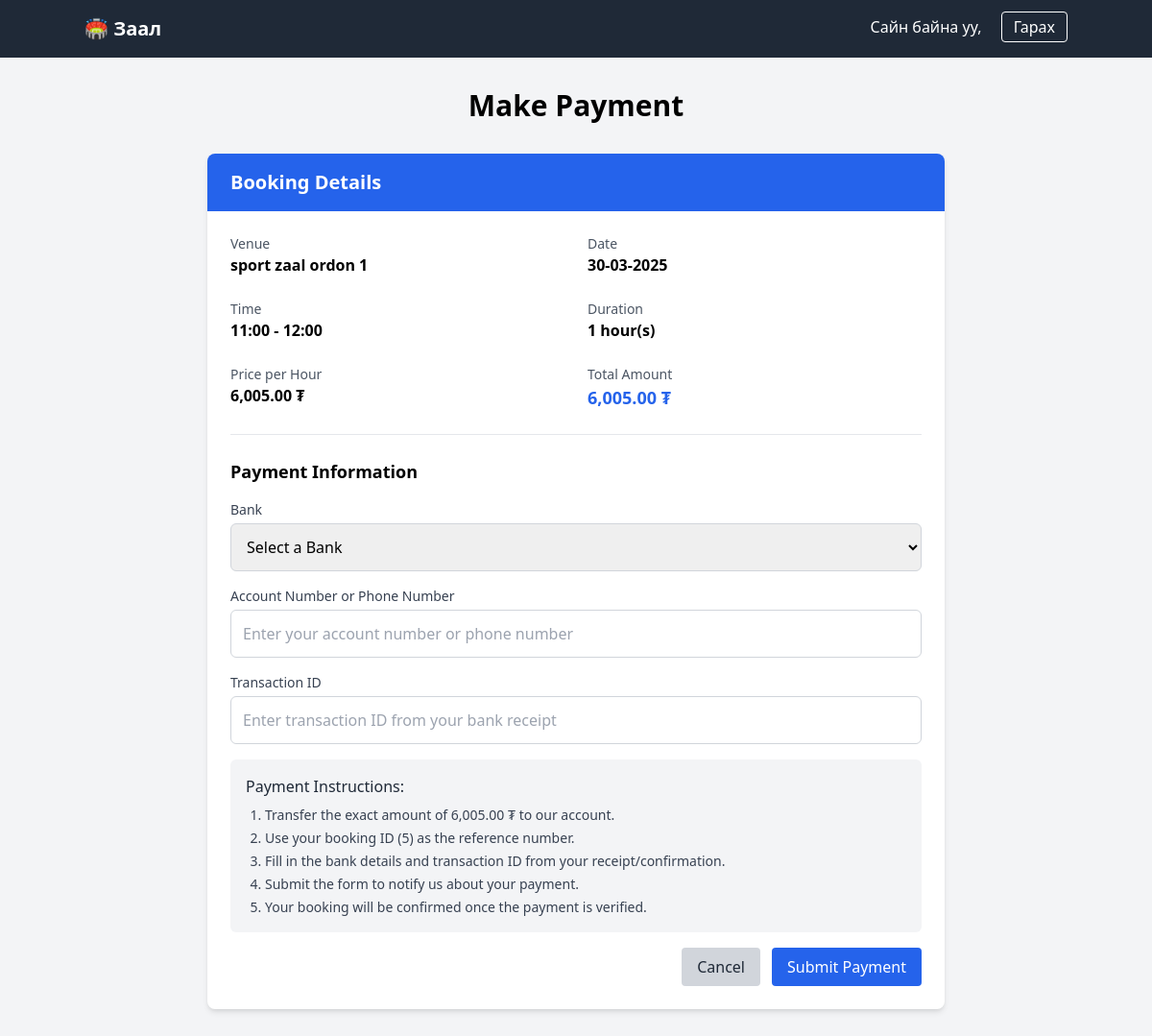
The app's page /make_payment.php?booking_id=5 (signed in) with its own data.
### tables this page shows
CREATE TABLE `booking` (
  `BookingID` int(11) NOT NULL,
  `UserID` int(11) DEFAULT NULL,
  `VenueID` int(11) DEFAULT NULL,
  `SlotID` int(11) DEFAULT NULL,
  `BookingDate` date NOT NULL,
  `Duration` int(11) NOT NULL,
  `Status` enum('Pending','Confirmed','Canceled') NOT NULL DEFAULT 'Pending'
);

CREATE TABLE `venue` (
  `VenueID` int(11) NOT NULL,
  `ManagerID` int(11) NOT NULL,
  `Name` varchar(100) NOT NULL,
  `Location` varchar(255) NOT NULL,
  `SportType` enum('Хөлбөмбөг','Сагсанбөмбөг','Волейбол','Ширээний теннис','Бадминтон','Талбайн теннис','Гольф','Бүжиг','Иога','Билльярд') NOT NULL,
  `HourlyPrice` decimal(10,2) NOT NULL,
  `Description` text DEFAULT NULL,
  `MapLocation` varchar(255) DEFAULT NULL
);

CREATE TABLE `venuetimeslot` (
  `SlotID` int(11) NOT NULL,
  `VenueID` int(11) DEFAULT NULL,
  `Week` int(11) NOT NULL,
  `DayOfWeek` enum('Sunday','Monday','Tuesday','Wednesday','Thursday','Friday','Saturday') NOT NULL,
  `StartTime` time NOT NULL,
  `EndTime` time NOT NULL,
  `Status` enum('Available','Booked') DEFAULT 'Available',
  `Price` decimal(10,2) NOT NULL
);

### make_payment.php (the view, shortened to what this page needs)
<?php
require 'config/db.php';
$userId = $_SESSION['user_id'];
$bookingId = isset($_GET['booking_id']) ? intval($_GET['booking_id']) : 0;
if ($bookingId > 0) {
    $bookingQuery = "SELECT b.*, v.Name as VenueName, v.HourlyPrice, vts.StartTime, vts.EndTime
                    FROM booking b
                    JOIN venue v ON b.VenueID = v.VenueID
                    JOIN venuetimeslot vts ON b.SlotID = vts.SlotID
                    WHERE b.BookingID = ? AND b.UserID = ?";
    $stmt = $conn->prepare($bookingQuery);
    $stmt->bind_param("ii", $bookingId, $userId);
    $stmt->execute();
    $result = $stmt->get_result();
    $booking = $result->fetch_assoc();
    $totalAmount = $booking['Duration'] * $booking['HourlyPrice'];
    $paymentQuery = "SELECT * FROM payment WHERE BookingID = ?";
    $stmt = $conn->prepare($paymentQuery);
    $stmt->bind_param("i", $bookingId);
    $stmt->execute();
    $paymentResult = $stmt->get_result();
    $paymentExists = $paymentResult->num_rows > 0;
} else {
    $_SESSION['error_message'] = "Invalid booking ID.";
    header('Location: my_bookings.php');
    exit();
}
?>
<!DOCTYPE html>
<html lang="en">
<head>
    <link href="https://cdn.jsdelivr.net/npm/tailwindcss@2.2.19/dist/tailwind.min.css" rel="stylesheet">
</head>
<body class="bg-gray-100">
    <?php include 'header.php'; ?>
    <div class="container mx-auto py-8 px-4">
        <h1 class="text-3xl font-bold text-center mb-8">Make Payment</h1>
        <div class="bg-white rounded-lg shadow-md overflow-hidden max-w-3xl mx-auto">
            <div class="bg-blue-600 text-white py-4 px-6">
                <h2 class="text-xl font-semibold">Booking Details</h2>
            </div>
            <div class="p-6">
                <div class="grid grid-cols-1 md:grid-cols-2 gap-6 mb-6">
                    <div>
                        <p class="text-gray-600 text-sm">Venue</p>
                        <p class="font-semibold"><?php echo htmlspecialchars($booking['VenueName']); ?></p>
                    </div>
                    <div>
                        <p class="text-gray-600 text-sm">Date</p>
                        <p class="font-semibold"><?php echo date('d-m-Y', strtotime($booking['BookingDate'])); ?></p>
                    </div>
                    <div>
                        <p class="text-gray-600 text-sm">Time</p>
                        <p class="font-semibold">
                            <?php echo date('H:i', strtotime($booking['StartTime'])); ?> -
                            <?php
                                $endTime = new DateTime($booking['StartTime']);
                                $endTime->add(new DateInterval('PT' . $booking['Duration'] . 'H'));
                                echo $endTime->format('H:i');
                            ?>
                        </p>
                    </div>
                    <div>
                        <p class="text-gray-600 text-sm">Duration</p>
                        <p class="font-semibold"><?php echo $booking['Duration']; ?> hour(s)</p>
                    </div>
                    <div>
                        <p class="text-gray-600 text-sm">Price per Hour</p>
                        <p class="font-semibold"><?php echo number_format($booking['HourlyPrice'], 2); ?> ₮</p>
                    </div>
                    <div>
                        <p class="text-gray-600 text-sm">Total Amount</p>
                        <p class="font-bold text-lg text-blue-600"><?php echo number_format($totalAmount, 2); ?> ₮</p>
                    </div>
                </div>
                <div class="border-t border-gray-200 pt-6">
                    <h3 class="text-lg font-semibold mb-4">Payment Information</h3>
                    <?php if (!$paymentExists || ($paymentExists && $payment['Status'] !== 'Paid')): ?>
                        <form action="" method="POST" class="space-y-4">
                            <div>
                                <label for="bank_name" class="block text-sm font-medium text-gray-700 mb-1">Bank</label>
                                <select name="bank_name" id="bank_name" required class="w-full border border-gray-300 rounded-md p-3 focus:outline-none focus:ring-2 focus:ring-blue-500">
                                    <option value="">Select a Bank</option>
                                </select>
                            </div>
                            <div>
                                <label for="account_number" class="block text-sm font-medium text-gray-700 mb-1">Account Number or Phone Number</label>
                                <input type="text" name="account_number" id="account_number" required
                                    value="<?php echo isset($payment) ? htmlspecialchars($payment['AccountNumber']) : ''; ?>"
                                    class="w-full border border-gray-300 rounded-md p-3 focus:outline-none focus:ring-2 focus:ring-blue-500"
                                    placeholder="Enter your account number or phone number">
                            </div>
                            <div>
                                <label for="transaction_id" class="block text-sm font-medium text-gray-700 mb-1">Transaction ID</label>
                                <input type="text" name="transaction_id" id="transaction_id" required
                                    value="<?php echo isset($payment) ? htmlspecialchars($payment['TransactionID']) : ''; ?>"
                                    class="w-full border border-gray-300 rounded-md p-3 focus:outline-none focus:ring-2 focus:ring-blue-500"
                                    placeholder="Enter transaction ID from your bank receipt">
                            </div>
                            <div class="bg-gray-100 p-4 rounded-md">
                                <h4 class="font-medium text-gray-800 mb-2">Payment Instructions:</h4>
                                <ol class="list-decimal pl-5 text-sm text-gray-700 space-y-1">
                                    <li>Transfer the exact amount of <?php echo number_format($totalAmount, 2); ?> ₮ to our account.</li>
                                    <li>Use your booking ID (<?php echo $bookingId; ?>) as the reference number.</li>
                                    <li>Fill in the bank details and transaction ID from your receipt/confirmation.</li>
                                    <li>Submit the form to notify us about your payment.</li>
                                    <li>Your booking will be confirmed once the payment is verified.</li>
                                </ol>
                            </div>
                            <div class="flex justify-end space-x-3">
                                <a href="my_bookings.php" class="bg-gray-300 hover:bg-gray-400 text-gray-800 font-medium py-2 px-4 rounded">
                                    Cancel
                                </a>
                                <button type="submit" name="submit_payment" class="bg-blue-600 hover:bg-blue-700 text-white font-medium py-2 px-4 rounded">
                                    Submit Payment
                                </button>
                            </div>
                        </form>
                    <?php endif; ?>
                </div>
            </div>
        </div>
    </div>
</body>
</html>

### records on screen
booking: VenueID.Name "sport zaal ordon 1", BookingDate "30-03-2025", SlotID.StartTime "11:00", SlotID.StartTime "12:00", Duration "1", VenueID.HourlyPrice "6,005.00", Duration.HourlyPrice "6,005.00"

### other values on screen
$bookingId "5"
